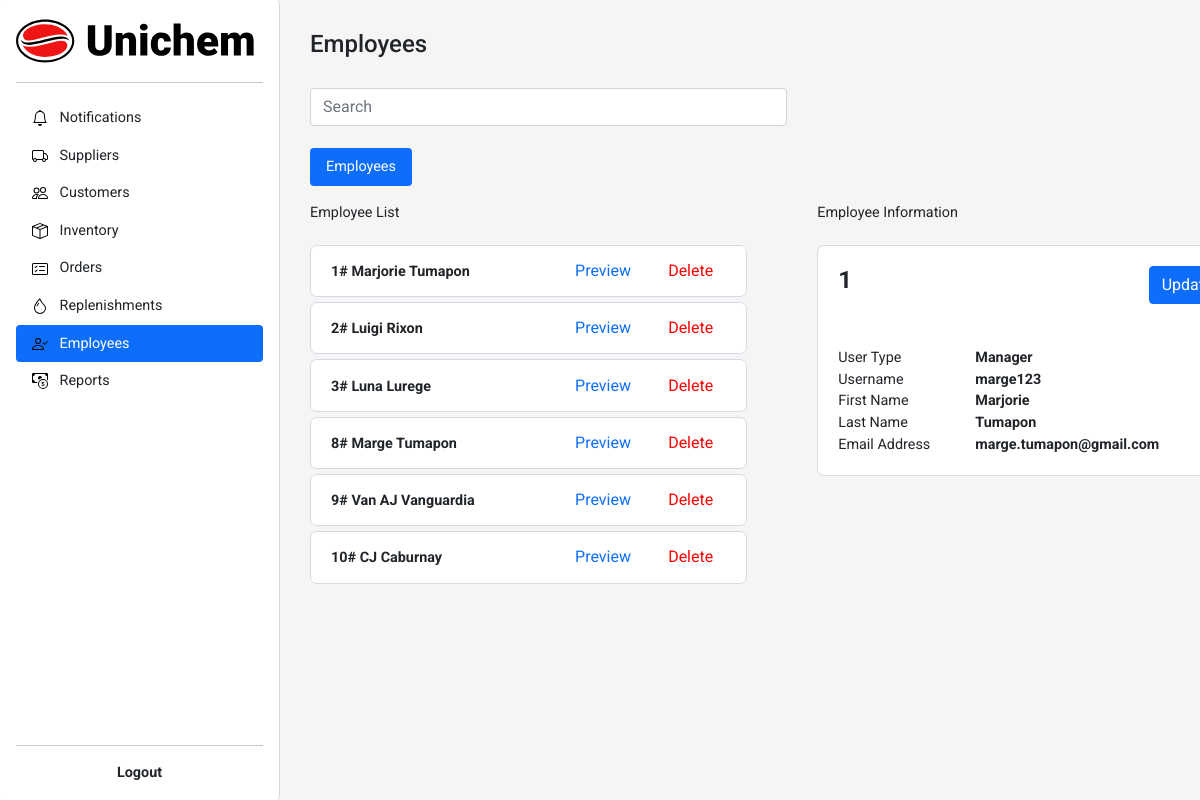
The app's page /sections/employees.php (signed in), older data.
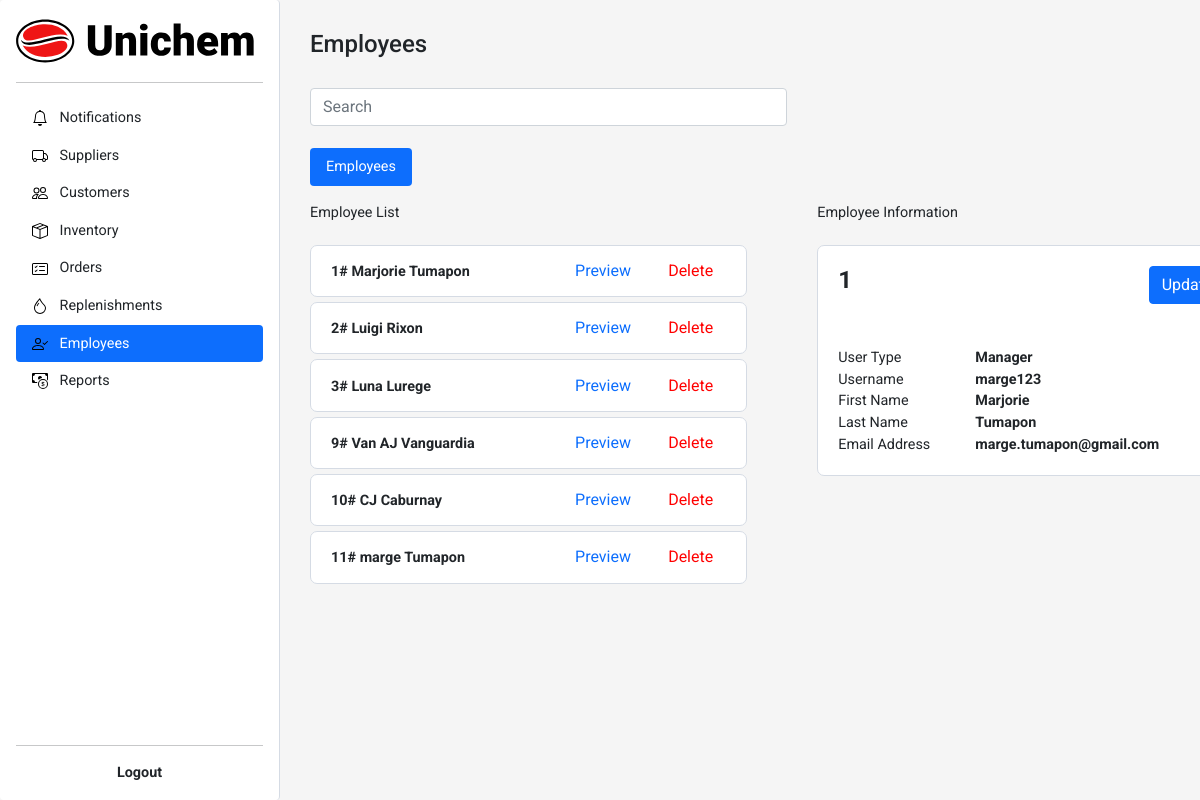
The same page, newer data.
### tables this page shows
CREATE TABLE `inventory_users` (
  `userID` int(11) NOT NULL,
  `userType` enum('Manager','User') NOT NULL,
  `userFirstName` varchar(255) NOT NULL,
  `userLastName` varchar(255) NOT NULL,
  `userName` varchar(255) NOT NULL,
  `email` varchar(255) NOT NULL,
  `password` varchar(255) NOT NULL
);

### crud/employee/employee-information.php (called while the page is built)
<?php
    include('../crud/db_connect.php');
    $userID = $_GET['userID'];
    if(isset($userID)){
        $getEmployeeInformation = "SELECT *
                                    FROM inventory_users
                                    WHERE userID=$userID";
        $result = mysqli_query($conn, $getEmployeeInformation);
        $user = mysqli_fetch_assoc($result);
    }
?>

### components/employee/employee-list.php (the view)
<?php
$userID = $user["userID"];
$userFName = $user["userFirstName"];
$userLName = $user["userLastName"];
    echo "
            <form method='get' action='employees.php'>
                <div class='d-flex align-items-center justify-content-between white-box-container one-supplier-customer-list round-edge'>
                    <div class='column list-name'>
                        <b>" . "$userID" . "# " . "$userFName" . " " . "$userLName" . "</b>
                    </div>
                    <div class=''>
                            <form method='get' action='../sections/employees.php'>
                                <input type='hidden' name='userID' value='".$userID."'>
                                <button type='submit' class='btn btn-link btn-preview'>Preview</button>
                            </form>
                    </div>
                    <div class=''>
                            <form method='post' action='../sections/delete.php'>
                                <input type='hidden' name='delete' value='employee'>
                                <input type='hidden' name='userID' value='".$userID."'>
                                <button type='submit' class='btn btn-link btn-delete'>Delete</button>
                            </form>
                    </div>
                </div>
            </form>
        ";
?>

### style/import.php (shortened to what this page needs)
<link href="https://cdn.jsdelivr.net/npm/bootstrap@5.1.3/dist/css/bootstrap.min.css" rel="stylesheet">

### sections/employees.php (shortened to what this page needs)
<?php
include('../style/import.php');
include('../crud/employee/check-default.php');
?>
<html lang="en">
<head>
</head>
<body>
    <main>
        <div class="d-flex flex-column flex-shrink-0 p-3 bg-light nav-container shadow-md bg-body rounded" style="width: 280px;">
            <a href="notifications.php" class="d-flex align-items-center mb-3 mb-md-0 me-md-auto link-dark text-decoration-none">
                <div class="row justify-content-md-center">
                    <img class="unichem-logo-login" src="../assets/images/Unichem-Logo-Text.svg">
                </div>
            </a>
            <hr>
            <ul class="nav nav-pills flex-column mb-auto">
                <li class="nav-item">
                    <a href="notifications.php" class="nav-link link-dark " aria-current="page">
                        <svg class="bi me-2" width="16" height="16">
                            <use xlink:href="#notif" />
                        </svg>
                        Notifications
                    </a>
                </li>
                <li>
                    <a href="suppliers.php" class="nav-link link-dark ">
                        <svg class="bi me-2" width="16" height="16">
                            <use xlink:href="#supplier" />
                        </svg>
                        Suppliers
                    </a>
                </li>
                <li>
                    <a href="customers.php" class="nav-link link-dark ">
                        <svg class="bi me-2" width="16" height="16">
                            <use xlink:href="#customer" />
                        </svg>
                        Customers
                    </a>
                </li>
                <li>
                    <a href="inventory.php" class="nav-link link-dark">
                        <svg class="bi me-2" width="16" height="16">
                            <use xlink:href="#inventory" />
                        </svg>
                        Inventory
                    </a>
                </li>
                <li>
                    <a href="orders.php" class="nav-link link-dark">
                        <svg class="bi me-2" width="16" height="16">
                            <use xlink:href="#order" />
                        </svg>
                        Orders
                    </a>
                </li>
                <li>
                    <a href="replenishments.php" class="nav-link link-dark">
                        <svg class="bi me-2" width="16" height="16">
                            <use xlink:href="#rep" />
                        </svg>
                        Replenishments
                    </a>
                </li>
                <li>
                    <a href="employees.php" class="nav-link link-dark active">
                        <svg class="bi me-2" width="16" height="16">
                            <use xlink:href="#employee  " />
                        </svg>
                        Employees
                    </a>
                </li>
                <li>
                    <a href="reports.php" class="nav-link link-dark">
                        <svg class="bi me-2" width="16" height="16">
                            <use xlink:href="#sales" />
                        </svg>
                        Reports
                    </a>
                </li>
            </ul>
            <hr>
            <div class="container">
                <div class="row align-items-end">
                    <div class="col d-flex justify-content-center">
                        <a href="../index.php" class="d-flex align-items-center link-dark text-decoration-none">
                            <strong>Logout</strong>
                        </a>
                    </div>
                </div>
            </div>
        </div>
        <div class="father-container">
            <h4>Employees</h4>
            <br>
            <div class="layout-column">
                <form method="post" action="">
                    <input type="text" class="form-control search-input" placeholder="Search">
                </form>
            </div>
            <br>
            <ul class="nav nav-pills mb-3 orderNav" id="pills-tab" role="tablist">
                <li class="nav-item" role="presentation">
                    <button class="nav-link active" id="To-Approve" data-bs-toggle="pill" data-bs-target="#pills-to-approve" type="button" role="tab" aria-controls="pills-to-approve" aria-selected="true">Employees</button>
                </li>
            </ul>
            <div class="tab-content" id="pills-tabContent">
                <div class="tab-pane fade show active" id="pills-to-approve" role="tabpanel" aria-labelledby="pills-to-approve-tab">
                    <div class="d-flex">
                        <div class="layout-column">
                            <?php include('../crud/employee/employee-list.php'); ?>
                        </div>
                        <?php include('../crud/employee/employee-information.php'); ?>
                        <div class="layout-column">
                            Employee Information<br><br>
                            <?php include('../components/employee/employee-information.php'); ?>
                        </div>
                    </div>
                </div>
            </div>
        </div>
    </main>
</body>
</html>

### crud/employee/employee-list.php
<?php
    include('../crud/db_connect.php');
    $getEmployeeList = "SELECT * FROM inventory_users";
    $result = mysqli_query($conn, $getEmployeeList);
    echo "
            <div class=''>
            Employee List<br><br>
            <div class='scroll-list-2'>
            ";
    if (mysqli_num_rows($result) > 0) {
        while ($user = mysqli_fetch_assoc($result)) {
            include('../components/employee/employee-list.php');
        }
    }else{
        echo "<div class ='empty-list empty-message'>There are no employees.</div>";
    }
    echo "
        </div>
        </div>
    ";
?>

### components/employee/employee-information.php (shortened to what this page needs)
<?php
if(isset($userID)){
    echo "
    <div class='container white-box-container customer-supplier-information round-edge'>
        <div class='row'>
            <div class='col'>
                <h4><b>".$user['userID']."</b></h3>
            </div>
            <div class='col d-flex justify-content-end'>
                <button type='button' class='btn btn-primary' data-bs-toggle='modal' data-bs-target='#exampleModal'>
                Update
                </button>
                <div class='modal fade' id='exampleModal' tabindex='-1' aria-labelledby='exampleModalLabel' aria-hidden='true'>
                    <div class='modal-dialog'>
                        <div class='modal-content'>
                            <div class='modal-header'>
                                <h4>Update Employee ".$user['userID']."</h4>
                                <button type='button' class='btn-close' data-bs-dismiss='modal' aria-label='Close'></button>
                            </div>
                            <div class='modal-body'>
                                ";
                                echo"
                            </div>
                            <div class='modal-footer'>
                                    <div class=''>
                                        <button type='submit' class='btn btn-primary' value='submit'>Update</button>
                                    </div>
                                </form>
                            </div>
                        </div>
                    </div>
                </div>
            </div>
        </div>
        <br>
        <div class='row'>
            <div class='col'>
            </div>
        </div>
        <br>
        <div class='row'>
            <div class='col'>
                User Type<br>
                Username<br>
                First Name<br>
                Last Name<br>
                Email Address<br>
            </div>
            <div class='col-8'>
                <b>
                    ".
                    $user['userType']."<br>".
                    $user['userName']."<br>".
                    $user['userFirstName']."<br>".
                    $user['userLastName']."<br>".
                    $user['email']."
                </b>
            </div>
        </div>
        </div>
    ";
    }else{
        echo "<div class ='empty-information empty-message'>There are no employees.</div>";
    }
?>

### style/import.php (style rules this page uses)
* { margin: 0; padding: 0; font-family: 'Roboto', sans-serif; }
body:not(h1):not(h2):not(h3):not(h4):not(h5):not(h6) { font-size: .9rem; }
body { min-height: 100vh; min-height: -webkit-fill-available; background-color: whitesmoke; }
html { height: -webkit-fill-available; }
main { display: flex; flex-wrap: nowrap; height: 100vh; height: -webkit-fill-available; max-height: 100vh; overflow-x: auto; overflow-y: hidden; }
.round-edge { border-radius: 7px; }
.white-box-container { background-color: white; border: 1px solid #D5DBE4; padding: 20px; }
.nav-container { border-right: 1px solid #D5DBE4; }
.unichem-logo-login { height: 50px; }
.customer-supplier-information { width: 429.27px; }
.one-supplier-customer-list { height: 52.31px; width: 437.22px; margin: 0 0 5px 0; }
.father-container { padding: 30px; }
.scroll-list-2 { height: 650.43px; overflow-x: hidden; overflow-y: scroll; padding: 0 20px 0 0; }
.search-input { width: 477.22px; }
.layout-column { margin-right: 50px; }
.btn-delete { color: red; text-decoration: none; }
.btn-preview { color: #0d6efd; text-decoration: none; }
.list-name { width: 220px; height: 20px; overflow-x: hidden; overflow-y: hidden; }

Row changes from the older to the newer data that the page shows:
removed inventory_users: userID "8", userFirstName "Marge", userLastName "Tumapon"
added inventory_users: userID "11", userFirstName "marge", userLastName "Tumapon"
